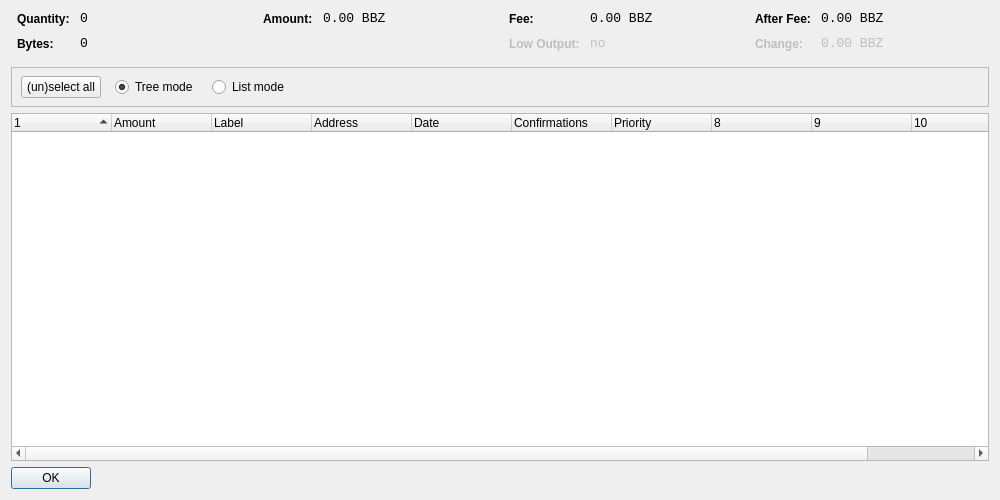
<?xml version="1.0" encoding="UTF-8"?>
<ui version="4.0">
 <class>CoinControlDialog</class>
 <widget class="QDialog" name="CoinControlDialog">
  <property name="geometry">
   <rect>
    <x>0</x>
    <y>0</y>
    <width>1000</width>
    <height>500</height>
   </rect>
  </property>
  <property name="windowTitle">
   <string>Coin Control</string>
  </property>
  <layout class="QVBoxLayout" name="verticalLayout">
   <item>
    <layout class="QHBoxLayout" name="horizontalLayoutTop" stretch="0,0,0,0">
     <property name="topMargin">
      <number>0</number>
     </property>
     <property name="bottomMargin">
      <number>10</number>
     </property>
     <item>
      <layout class="QFormLayout" name="formLayoutCoinControl1">
       <property name="horizontalSpacing">
        <number>10</number>
       </property>
       <property name="verticalSpacing">
        <number>10</number>
       </property>
       <property name="leftMargin">
        <number>6</number>
       </property>
       <property name="rightMargin">
        <number>6</number>
       </property>
       <item row="0" column="0">
        <widget class="QLabel" name="labelCoinControlQuantityText">
         <property name="styleSheet">
          <string notr="true">font-weight:bold;</string>
         </property>
         <property name="text">
          <string>Quantity:</string>
         </property>
        </widget>
       </item>
       <item row="0" column="1">
        <widget class="QLabel" name="labelCoinControlQuantity">
         <property name="font">
          <font>
           <family>Monospace</family>
           <pointsize>10</pointsize>
          </font>
         </property>
         <property name="cursor">
          <cursorShape>IBeamCursor</cursorShape>
         </property>
         <property name="contextMenuPolicy">
          <enum>Qt::ActionsContextMenu</enum>
         </property>
         <property name="text">
          <string notr="true">0</string>
         </property>
         <property name="textInteractionFlags">
          <set>Qt::LinksAccessibleByMouse|Qt::TextSelectableByKeyboard|Qt::TextSelectableByMouse</set>
         </property>
        </widget>
       </item>
       <item row="1" column="0">
        <widget class="QLabel" name="labelCoinControlBytesText">
         <property name="styleSheet">
          <string notr="true">font-weight:bold;</string>
         </property>
         <property name="text">
          <string>Bytes:</string>
         </property>
        </widget>
       </item>
       <item row="1" column="1">
        <widget class="QLabel" name="labelCoinControlBytes">
         <property name="font">
          <font>
           <family>Monospace</family>
           <pointsize>10</pointsize>
          </font>
         </property>
         <property name="cursor">
          <cursorShape>IBeamCursor</cursorShape>
         </property>
         <property name="contextMenuPolicy">
          <enum>Qt::ActionsContextMenu</enum>
         </property>
         <property name="text">
          <string notr="true">0</string>
         </property>
         <property name="textInteractionFlags">
          <set>Qt::LinksAccessibleByMouse|Qt::TextSelectableByKeyboard|Qt::TextSelectableByMouse</set>
         </property>
        </widget>
       </item>
      </layout>
     </item>
     <item>
      <layout class="QFormLayout" name="formLayoutCoinControl2">
       <property name="horizontalSpacing">
        <number>10</number>
       </property>
       <property name="verticalSpacing">
        <number>10</number>
       </property>
       <property name="leftMargin">
        <number>6</number>
       </property>
       <property name="rightMargin">
        <number>6</number>
       </property>
       <item row="0" column="0">
        <widget class="QLabel" name="labelCoinControlAmountText">
         <property name="styleSheet">
          <string notr="true">font-weight:bold;</string>
         </property>
         <property name="text">
          <string>Amount:</string>
         </property>
        </widget>
       </item>
       <item row="0" column="1">
        <widget class="QLabel" name="labelCoinControlAmount">
         <property name="font">
          <font>
           <family>Monospace</family>
           <pointsize>10</pointsize>
          </font>
         </property>
         <property name="cursor">
          <cursorShape>IBeamCursor</cursorShape>
         </property>
         <property name="contextMenuPolicy">
          <enum>Qt::ActionsContextMenu</enum>
         </property>
         <property name="text">
          <string notr="true">0.00 BBZ</string>
         </property>
         <property name="textInteractionFlags">
          <set>Qt::LinksAccessibleByMouse|Qt::TextSelectableByKeyboard|Qt::TextSelectableByMouse</set>
         </property>
        </widget>
       </item>
      </layout>
     </item>
     <item>
      <layout class="QFormLayout" name="formLayoutCoinControl3">
       <property name="horizontalSpacing">
        <number>10</number>
       </property>
       <property name="verticalSpacing">
        <number>10</number>
       </property>
       <property name="leftMargin">
        <number>6</number>
       </property>
       <property name="rightMargin">
        <number>6</number>
       </property>
       <item row="0" column="0">
        <widget class="QLabel" name="labelCoinControlFeeText">
         <property name="styleSheet">
          <string notr="true">font-weight:bold;</string>
         </property>
         <property name="text">
          <string>Fee:</string>
         </property>
        </widget>
       </item>
       <item row="0" column="1">
        <widget class="QLabel" name="labelCoinControlFee">
         <property name="font">
          <font>
           <family>Monospace</family>
           <pointsize>10</pointsize>
          </font>
         </property>
         <property name="cursor">
          <cursorShape>IBeamCursor</cursorShape>
         </property>
         <property name="contextMenuPolicy">
          <enum>Qt::ActionsContextMenu</enum>
         </property>
         <property name="text">
          <string notr="true">0.00 BBZ</string>
         </property>
         <property name="textInteractionFlags">
          <set>Qt::LinksAccessibleByMouse|Qt::TextSelectableByKeyboard|Qt::TextSelectableByMouse</set>
         </property>
        </widget>
       </item>
       <item row="1" column="0">
        <widget class="QLabel" name="labelCoinControlLowOutputText">
         <property name="enabled">
          <bool>false</bool>
         </property>
         <property name="styleSheet">
          <string notr="true">font-weight:bold;</string>
         </property>
         <property name="text">
          <string>Low Output:</string>
         </property>
        </widget>
       </item>
       <item row="1" column="1">
        <widget class="QLabel" name="labelCoinControlLowOutput">
         <property name="enabled">
          <bool>false</bool>
         </property>
         <property name="font">
          <font>
           <family>Monospace</family>
           <pointsize>10</pointsize>
          </font>
         </property>
         <property name="cursor">
          <cursorShape>IBeamCursor</cursorShape>
         </property>
         <property name="contextMenuPolicy">
          <enum>Qt::ActionsContextMenu</enum>
         </property>
         <property name="text">
          <string notr="true">no</string>
         </property>
         <property name="textInteractionFlags">
          <set>Qt::LinksAccessibleByMouse|Qt::TextSelectableByKeyboard|Qt::TextSelectableByMouse</set>
         </property>
        </widget>
       </item>
      </layout>
     </item>
     <item>
      <layout class="QFormLayout" name="formLayoutCoinControl4">
       <property name="horizontalSpacing">
        <number>10</number>
       </property>
       <property name="verticalSpacing">
        <number>10</number>
       </property>
       <property name="leftMargin">
        <number>6</number>
       </property>
       <property name="rightMargin">
        <number>6</number>
       </property>
       <item row="0" column="0">
        <widget class="QLabel" name="labelCoinControlAfterFeeText">
         <property name="styleSheet">
          <string notr="true">font-weight:bold;</string>
         </property>
         <property name="text">
          <string>After Fee:</string>
         </property>
        </widget>
       </item>
       <item row="0" column="1">
        <widget class="QLabel" name="labelCoinControlAfterFee">
         <property name="font">
          <font>
           <family>Monospace</family>
           <pointsize>10</pointsize>
          </font>
         </property>
         <property name="cursor">
          <cursorShape>IBeamCursor</cursorShape>
         </property>
         <property name="contextMenuPolicy">
          <enum>Qt::ActionsContextMenu</enum>
         </property>
         <property name="text">
          <string notr="true">0.00 BBZ</string>
         </property>
         <property name="textInteractionFlags">
          <set>Qt::LinksAccessibleByMouse|Qt::TextSelectableByKeyboard|Qt::TextSelectableByMouse</set>
         </property>
        </widget>
       </item>
       <item row="1" column="0">
        <widget class="QLabel" name="labelCoinControlChangeText">
         <property name="enabled">
          <bool>false</bool>
         </property>
         <property name="styleSheet">
          <string notr="true">font-weight:bold;</string>
         </property>
         <property name="text">
          <string>Change:</string>
         </property>
        </widget>
       </item>
       <item row="1" column="1">
        <widget class="QLabel" name="labelCoinControlChange">
         <property name="enabled">
          <bool>false</bool>
         </property>
         <property name="font">
          <font>
           <family>Monospace</family>
           <pointsize>10</pointsize>
          </font>
         </property>
         <property name="cursor">
          <cursorShape>IBeamCursor</cursorShape>
         </property>
         <property name="contextMenuPolicy">
          <enum>Qt::ActionsContextMenu</enum>
         </property>
         <property name="text">
          <string notr="true">0.00 BBZ</string>
         </property>
         <property name="textInteractionFlags">
          <set>Qt::LinksAccessibleByMouse|Qt::TextSelectableByKeyboard|Qt::TextSelectableByMouse</set>
         </property>
        </widget>
       </item>
      </layout>
     </item>
    </layout>
   </item>
   <item>
    <widget class="QFrame" name="frame">
     <property name="minimumSize">
      <size>
       <width>0</width>
       <height>40</height>
      </size>
     </property>
     <property name="frameShape">
      <enum>QFrame::StyledPanel</enum>
     </property>
     <property name="frameShadow">
      <enum>QFrame::Sunken</enum>
     </property>
     <widget class="QWidget" name="horizontalLayoutWidget">
      <property name="geometry">
       <rect>
        <x>10</x>
        <y>0</y>
        <width>781</width>
        <height>41</height>
       </rect>
      </property>
      <layout class="QHBoxLayout" name="horizontalLayoutPanel" stretch="0,0,0,0,0">
       <property name="spacing">
        <number>14</number>
       </property>
       <item>
        <widget class="QPushButton" name="pushButtonSelectAll">
         <property name="sizePolicy">
          <sizepolicy hsizetype="Maximum" vsizetype="Fixed">
           <horstretch>0</horstretch>
           <verstretch>0</verstretch>
          </sizepolicy>
         </property>
         <property name="text">
          <string>(un)select all</string>
         </property>
        </widget>
       </item>
       <item>
        <widget class="QRadioButton" name="radioTreeMode">
         <property name="sizePolicy">
          <sizepolicy hsizetype="Maximum" vsizetype="Fixed">
           <horstretch>0</horstretch>
           <verstretch>0</verstretch>
          </sizepolicy>
         </property>
         <property name="text">
          <string>Tree mode</string>
         </property>
         <property name="checked">
          <bool>true</bool>
         </property>
        </widget>
       </item>
       <item>
        <widget class="QRadioButton" name="radioListMode">
         <property name="sizePolicy">
          <sizepolicy hsizetype="Maximum" vsizetype="Fixed">
           <horstretch>0</horstretch>
           <verstretch>0</verstretch>
          </sizepolicy>
         </property>
         <property name="text">
          <string>List mode</string>
         </property>
        </widget>
       </item>
       <item>
        <spacer name="horizontalSpacer">
         <property name="orientation">
          <enum>Qt::Horizontal</enum>
         </property>
         <property name="sizeHint" stdset="0">
          <size>
           <width>40</width>
           <height>20</height>
          </size>
         </property>
        </spacer>
       </item>
      </layout>
     </widget>
    </widget>
   </item>
   <item>
    <widget class="CoinControlTreeWidget" name="treeWidget">
     <property name="contextMenuPolicy">
      <enum>Qt::CustomContextMenu</enum>
     </property>
     <property name="sortingEnabled">
      <bool>false</bool>
     </property>
     <property name="columnCount">
      <number>11</number>
     </property>
     <attribute name="headerShowSortIndicator" stdset="0">
      <bool>true</bool>
     </attribute>
     <attribute name="headerStretchLastSection">
      <bool>false</bool>
     </attribute>
     <column>
      <property name="text">
       <string/>
      </property>
     </column>
     <column>
      <property name="text">
       <string>Amount</string>
      </property>
     </column>
     <column>
      <property name="text">
       <string>Label</string>
      </property>
     </column>
     <column>
      <property name="text">
       <string>Address</string>
      </property>
     </column>
     <column>
      <property name="text">
       <string>Date</string>
      </property>
     </column>
     <column>
      <property name="text">
       <string>Confirmations</string>
      </property>
      <property name="toolTip">
       <string>Confirmed</string>
      </property>
     </column>
     <column>
      <property name="text">
       <string>Priority</string>
      </property>
     </column>
     <column>
      <property name="text">
       <string/>
      </property>
     </column>
     <column>
      <property name="text">
       <string/>
      </property>
     </column>
     <column>
      <property name="text">
       <string/>
      </property>
     </column>
     <column>
      <property name="text">
       <string/>
      </property>
     </column>
    </widget>
   </item>
   <item>
    <widget class="QDialogButtonBox" name="buttonBox">
     <property name="sizePolicy">
      <sizepolicy hsizetype="Maximum" vsizetype="Fixed">
       <horstretch>0</horstretch>
       <verstretch>0</verstretch>
      </sizepolicy>
     </property>
     <property name="orientation">
      <enum>Qt::Horizontal</enum>
     </property>
     <property name="standardButtons">
      <set>QDialogButtonBox::Ok</set>
     </property>
    </widget>
   </item>
  </layout>
 </widget>
 <customwidgets>
  <customwidget>
   <class>CoinControlTreeWidget</class>
   <extends>QTreeWidget</extends>
   <header>coincontroltreewidget.h</header>
  </customwidget>
 </customwidgets>
 <resources/>
 <connections/>
</ui>
